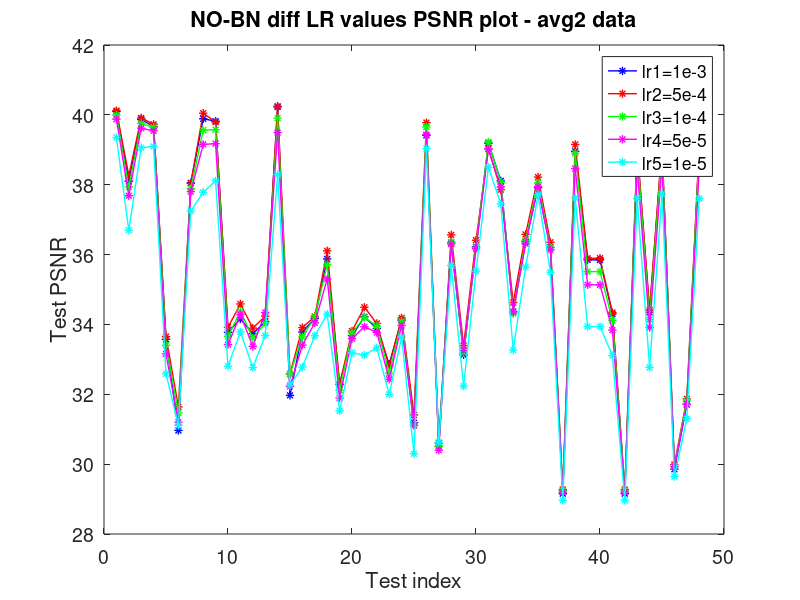
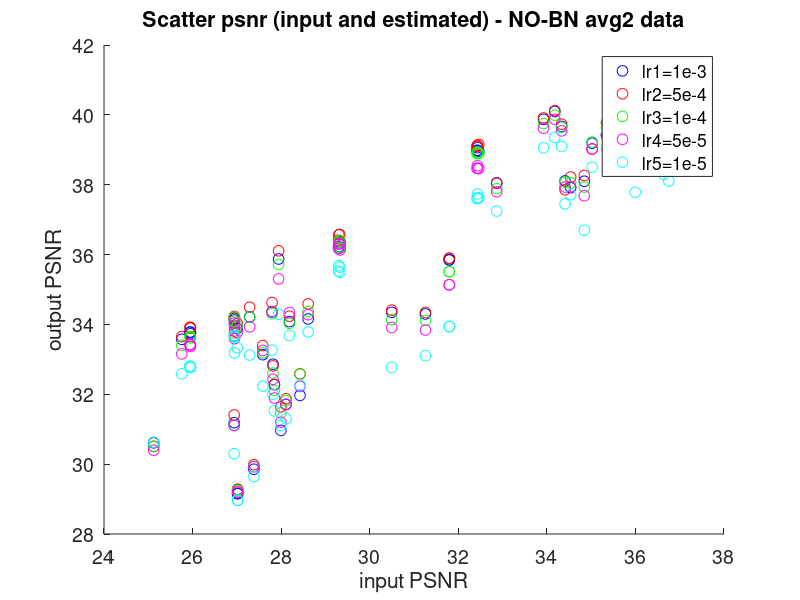

Write the MATLAB code that produced these figures, in order.
close all
clear variables
clc

%Varun Mannam
%date: 24th Sep 2019
%calculate the PSNR on test-mix avg2 data no bn
format long
font = 14;
size = 60;
lr1=[34.1779699751380,40.0962372451719;34.8452191711163,38.0994052554150;33.9251132257025,39.8704729917188;34.3331341149691,39.6678947837552;25.7565783582516,33.5750414538711;27.9933871504697,30.9658124551437;32.8677690127387,38.0547075881836;35.9967503097104,39.8884860036138;36.7530511531462,39.8191574752132;25.9396889376162,33.7748744668129;28.6097607347689,34.1573133523426;25.9515505462197,33.7323806339524;28.1865554095278,34.0820728957562;36.6376613338650,40.2251401908397;28.4255211187633,31.9691776585120;25.9512526529867,33.7827676802380;26.9432976242578,34.1747587759021;27.9433613953084,35.8735140664195;27.8477459047698,32.2778752859905;26.9473176303478,33.6774800115935;27.2889784741639,34.2166880258480;27.0084838481021,33.8821768330031;27.8164070550576,32.8619448912743;26.9450018360528,34.1281310099985;26.9398311340957,31.1872789087334;35.3456957821989,39.4135856142858;25.1217585365589,30.6099537917530;29.3013273845092,36.3448971757861;27.5863235921255,33.1340797910696;29.2968899795198,36.2246123987380;35.0229080035029,39.1893717901011;34.4112696072534,38.1105958567688;27.7942843929092,34.3671229594266;29.3232750404033,36.3653959515618;34.5366371237402,37.9137763001971;29.3316316225431,36.2052210774786;27.0174163278317,29.1563453801492;32.4630866270115,38.9561489446610;31.7968330345358,35.8480010812325;31.7968330345358,35.8480010812325;31.2588861325721,34.2992309440384;27.0174163278317,29.1563453801492;32.4266047971487,38.9821654071710;30.4971846903116,34.3467071759675;32.4327549394524,39.0612144971992;27.3844499867769,29.8549455760284;28.1084800312368,31.7076446354071;32.4266047971487,38.9821654071710];
lr2=[34.1779699751380,40.1190375952613;34.8452191711163,38.2650727130831;33.9251132257025,39.9113343765252;34.3331341149691,39.7312260008366;25.7565783582516,33.6518696260406;27.9933871504697,31.6395161358008;32.8677690127387,38.0412865581699;35.9967503097104,40.0476889470271;36.7530511531462,39.7943108916388;25.9396889376162,33.9186584563770;28.6097607347689,34.5866241935616;25.9515505462197,33.8946916591820;28.1865554095278,34.2350881052628;36.6376613338650,40.2508961154455;28.4255211187633,32.5859736559524;25.9512526529867,33.9094151077187;26.9432976242578,34.2291019193057;27.9433613953084,36.1076131814903;27.8477459047698,32.2821740195871;26.9473176303478,33.8110276243595;27.2889784741639,34.4917195402416;27.0084838481021,34.0284641504756;27.8164070550576,32.8120348175072;26.9450018360528,34.1846151892197;26.9398311340957,31.4084600509259;35.3456957821989,39.7773321312006;25.1217585365589,30.5105193387942;29.3013273845092,36.5640483334870;27.5863235921255,33.3938795266904;29.2968899795198,36.4104302710089;35.0229080035029,39.0226756429596;34.4112696072534,37.8579789749192;27.7942843929092,34.6254980406092;29.3232750404033,36.5781363236802;34.5366371237402,38.2178383034141;29.3316316225431,36.3530078456970;27.0174163278317,29.2755883273896;32.4630866270115,39.1532150836209;31.7968330345358,35.8946819103003;31.7968330345358,35.8946819103003;31.2588861325721,34.3421547952583;27.0174163278317,29.2755883273896;32.4266047971487,39.1020103319729;30.4971846903116,34.4107194710384;32.4327549394524,39.1251859772085;27.3844499867769,29.9862633120652;28.1084800312368,31.8690260788660;32.4266047971487,39.1020103319729];
lr3=[34.1779699751380,39.9915199575752;34.8452191711163,37.9332576617542;33.9251132257025,39.7528987126425;34.3331341149691,39.6425727222144;25.7565783582516,33.4032512758281;27.9933871504697,31.4679497356198;32.8677690127387,37.8860244748009;35.9967503097104,39.5629625674034;36.7530511531462,39.5752527219703;25.9396889376162,33.6576863844763;28.6097607347689,34.3722956248995;25.9515505462197,33.6146473387562;28.1865554095278,34.0320008761123;36.6376613338650,39.9071451033413;28.4255211187633,32.5737131867996;25.9512526529867,33.6455663492894;26.9432976242578,34.2072667505213;27.9433613953084,35.7152650497039;27.8477459047698,32.1134802308799;26.9473176303478,33.7553049883750;27.2889784741639,34.2038540638688;27.0084838481021,33.9489478852352;27.8164070550576,32.6072711585013;26.9450018360528,34.0909850216918;26.9398311340957,31.1173564990751;35.3456957821989,39.6537164756364;25.1217585365589,30.5074001045568;29.3013273845092,36.3525501938064;27.5863235921255,33.1867148445383;29.2968899795198,36.2079760904227;35.0229080035029,39.2210317440758;34.4112696072534,38.0712249698685;27.7942843929092,34.3093907654388;29.3232750404033,36.3968206413148;34.5366371237402,38.0524111911555;29.3316316225431,36.1930826257096;27.0174163278317,29.2449714942758;32.4630866270115,38.9001820631774;31.7968330345358,35.5123907568804;31.7968330345358,35.5123907568804;31.2588861325721,34.1133867350367;27.0174163278317,29.2449714942758;32.4266047971487,38.8958271553414;30.4971846903116,34.1384601299847;32.4327549394524,38.9334112912805;27.3844499867769,29.9370391002390;28.1084800312368,31.8130755152835;32.4266047971487,38.8958271553414];
lr4=[34.1779699751380,39.8755974460145;34.8452191711163,37.6849582398360;33.9251132257025,39.6183633935715;34.3331341149691,39.5415318283560;25.7565783582516,33.1566308264811;27.9933871504697,31.2019954269160;32.8677690127387,37.8010156568781;35.9967503097104,39.1550960109771;36.7530511531462,39.1751215908669;25.9396889376162,33.4238835322484;28.6097607347689,34.2803132827799;25.9515505462197,33.3714211009492;28.1865554095278,34.3396122230152;36.6376613338650,39.4944379387195;28.4255211187633,32.2261108762511;25.9512526529867,33.4090921640981;26.9432976242578,34.0429915966533;27.9433613953084,35.3033627930898;27.8477459047698,31.8918185267274;26.9473176303478,33.5929458083510;27.2889784741639,33.9342803969450;27.0084838481021,33.7665770766957;27.8164070550576,32.4291015178416;26.9450018360528,33.9691302661885;26.9398311340957,31.1061565957517;35.3456957821989,39.4300579524645;25.1217585365589,30.3991072492007;29.3013273845092,36.3012480675570;27.5863235921255,33.2556525183827;29.2968899795198,36.1723186874048;35.0229080035029,39.0237580667903;34.4112696072534,37.9328951624712;27.7942843929092,34.3554720369538;29.3232750404033,36.3087820141514;34.5366371237402,37.9416431593274;29.3316316225431,36.1337883729748;27.0174163278317,29.1997204231319;32.4630866270115,38.4612679745349;31.7968330345358,35.1349226452309;31.7968330345358,35.1349226452309;31.2588861325721,33.8389102212976;27.0174163278317,29.1997204231319;32.4266047971487,38.4707333441062;30.4971846903116,33.9136735638248;32.4327549394524,38.5456258342995;27.3844499867769,29.9256262409414;28.1084800312368,31.7142129892961;32.4266047971487,38.4707333441062];
lr5=[34.1779699751380,39.3506565431644;34.8452191711163,36.6976728984539;33.9251132257025,39.0584137230884;34.3331341149691,39.0965026192020;25.7565783582516,32.5880315330768;27.9933871504697,31.1071552551411;32.8677690127387,37.2459062579696;35.9967503097104,37.7844555895212;36.7530511531462,38.1085301370506;25.9396889376162,32.8065450232433;28.6097607347689,33.7862706372680;25.9515505462197,32.7653326492672;28.1865554095278,33.6826916473094;36.6376613338650,38.2894612983083;28.4255211187633,32.2608462663014;25.9512526529867,32.7798877276619;26.9432976242578,33.6754994944980;27.9433613953084,34.2916620644270;27.8477459047698,31.5256507284073;26.9473176303478,33.1848472405493;27.2889784741639,33.1220242254805;27.0084838481021,33.3321018867258;27.8164070550576,31.9983985822804;26.9450018360528,33.6357227742061;26.9398311340957,30.2994551730952;35.3456957821989,39.0300443036176;25.1217585365589,30.6249535251536;29.3013273845092,35.6875559007873;27.5863235921255,32.2331450919627;29.2968899795198,35.5285523630710;35.0229080035029,38.5033314362290;34.4112696072534,37.4511343719662;27.7942843929092,33.2642603360314;29.3232750404033,35.6413314809625;34.5366371237402,37.7132034448059;29.3316316225431,35.4951908956050;27.0174163278317,28.9667822499753;32.4630866270115,37.6252303891911;31.7968330345358,33.9392940609299;31.7968330345358,33.9392940609299;31.2588861325721,33.1082046451941;27.0174163278317,28.9667822499753;32.4266047971487,37.6067702742693;30.4971846903116,32.7696577514712;32.4327549394524,37.7346246221134;27.3844499867769,29.6427571613459;28.1084800312368,31.3012836310255;32.4266047971487,37.6067702742693];

op_snr1 = lr1(:,2);
op_snr2 = lr2(:,2);
op_snr3 = lr3(:,2);
op_snr4 = lr4(:,2);
op_snr5 = lr5(:,2);


x=[1:48]';
figure(1), 
plot(x,op_snr1,'b-*','Linewidth',1);
hold on
plot(x,op_snr2,'r-*','Linewidth',1);
plot(x,op_snr3,'g-*','Linewidth',1);
plot(x,op_snr4,'m-*','Linewidth',1);
plot(x,op_snr5,'c-*','Linewidth',1);

title('NO-BN diff LR values PSNR plot - avg2 data')
legend('lr1=1e-3','lr2=5e-4','lr3=1e-4','lr4=5e-5','lr5=1e-5','Location','best');
xlabel('Test index');
ylabel('Test PSNR');
set(gca,'FontSize',font)


ip_snr = lr1(:,1);
figure(2);
scatter(ip_snr,op_snr1,size,'b');
hold on
scatter(ip_snr,op_snr2,size,'r');
scatter(ip_snr,op_snr3,size,'g');
scatter(ip_snr,op_snr4,size,'m');
scatter(ip_snr,op_snr5,size,'c');
xlabel('input PSNR');
ylabel('output PSNR');
title('Scatter psnr (input and estimated) - NO-BN avg2 data')
legend('lr1=1e-3','lr2=5e-4','lr3=1e-4','lr4=5e-5','lr5=1e-5','Location','best');
set(gca,'FontSize',font)
